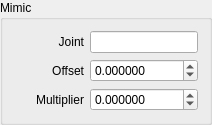
          <widget class="QGroupBox" name="JointMimicGroupBox">
           <property name="enabled">
            <bool>true</bool>
           </property>
           <property name="title">
            <string>Mimic</string>
           </property>
           <layout class="QVBoxLayout" name="verticalLayout_8">
            <item>
             <layout class="QHBoxLayout" name="horizontalLayout_28">
              <item>
               <widget class="QLabel" name="label_48">
                <property name="minimumSize">
                 <size>
                  <width>70</width>
                  <height>0</height>
                 </size>
                </property>
                <property name="maximumSize">
                 <size>
                  <width>64</width>
                  <height>16777215</height>
                 </size>
                </property>
                <property name="text">
                 <string>Joint</string>
                </property>
                <property name="alignment">
                 <set>Qt::AlignRight|Qt::AlignTrailing|Qt::AlignVCenter</set>
                </property>
               </widget>
              </item>
              <item>
               <widget class="QLineEdit" name="JointMimicJointNameLineEdit"/>
              </item>
             </layout>
            </item>
            <item>
             <layout class="QHBoxLayout" name="horizontalLayout_30">
              <item>
               <widget class="QLabel" name="label_93">
                <property name="minimumSize">
                 <size>
                  <width>70</width>
                  <height>0</height>
                 </size>
                </property>
                <property name="maximumSize">
                 <size>
                  <width>64</width>
                  <height>16777215</height>
                 </size>
                </property>
                <property name="layoutDirection">
                 <enum>Qt::LeftToRight</enum>
                </property>
                <property name="text">
                 <string>Offset</string>
                </property>
                <property name="alignment">
                 <set>Qt::AlignRight|Qt::AlignTrailing|Qt::AlignVCenter</set>
                </property>
               </widget>
              </item>
              <item>
               <widget class="QDoubleSpinBox" name="JointMimicOffsetSpinBox">
                <property name="decimals">
                 <number>6</number>
                </property>
                <property name="minimum">
                 <double>-10000.000000000000000</double>
                </property>
                <property name="maximum">
                 <double>10000.000000000000000</double>
                </property>
                <property name="singleStep">
                 <double>0.100000000000000</double>
                </property>
               </widget>
              </item>
             </layout>
            </item>
            <item>
             <layout class="QHBoxLayout" name="horizontalLayout_31">
              <item>
               <widget class="QLabel" name="label_92">
                <property name="minimumSize">
                 <size>
                  <width>70</width>
                  <height>0</height>
                 </size>
                </property>
                <property name="maximumSize">
                 <size>
                  <width>64</width>
                  <height>16777215</height>
                 </size>
                </property>
                <property name="layoutDirection">
                 <enum>Qt::LeftToRight</enum>
                </property>
                <property name="text">
                 <string>Multiplier</string>
                </property>
                <property name="alignment">
                 <set>Qt::AlignRight|Qt::AlignTrailing|Qt::AlignVCenter</set>
                </property>
               </widget>
              </item>
              <item>
               <widget class="QDoubleSpinBox" name="JointMimicMultiplierSpinBox">
                <property name="decimals">
                 <number>6</number>
                </property>
                <property name="minimum">
                 <double>-10000.000000000000000</double>
                </property>
                <property name="maximum">
                 <double>10000.000000000000000</double>
                </property>
                <property name="singleStep">
                 <double>0.100000000000000</double>
                </property>
                <property name="value">
                 <double>0.000000000000000</double>
                </property>
               </widget>
              </item>
             </layout>
            </item>
           </layout>
          </widget>
